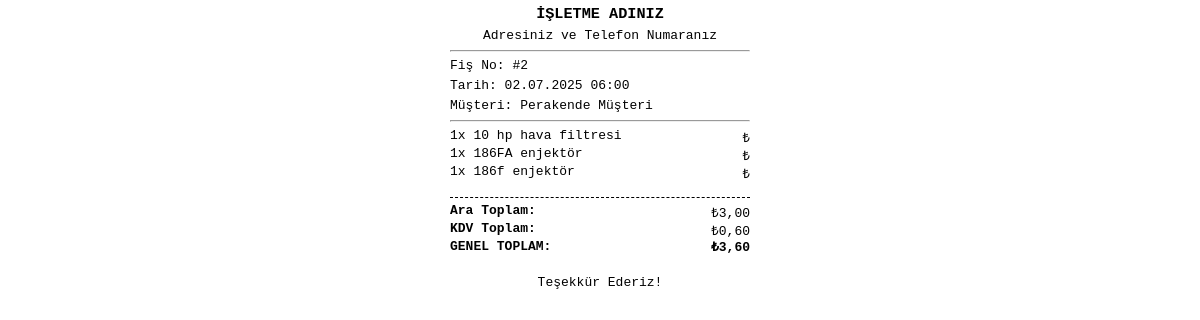
Screenshot of /sales/receipt/2/ (signed in) with the database file from the repository.
### sales/models.py (models this page shows, shortened)
class Sale(models.Model):
    STATUS_CHOICES = [('DRAFT', 'Taslak'), ('COMPLETED', 'Tamamlandı'), ('CANCELLED', 'İptal Edildi')]
    PAYMENT_METHOD_CHOICES = [('CASH', 'Nakit'), ('CREDIT_CARD', 'Kredi Kartı'), ('BANK_TRANSFER', 'Havale/EFT')]
    sale_date = models.DateTimeField(default=timezone.now, verbose_name="Satış Tarihi")
    customer = models.ForeignKey('customers.Customer', on_delete=models.PROTECT, verbose_name="Müşteri")
    salesperson = models.ForeignKey(User, on_delete=models.SET_NULL, null=True, blank=True, verbose_name="Satışı Yapan Personel")
    status = models.CharField(max_length=10, choices=STATUS_CHOICES, default='DRAFT', verbose_name="Durum")
    payment_method = models.CharField(max_length=20, choices=PAYMENT_METHOD_CHOICES, blank=True, null=True, verbose_name="Ödeme Yöntemi")
    notes = models.TextField(blank=True, null=True, verbose_name="Notlar")
    subtotal = models.DecimalField(max_digits=12, decimal_places=2, default=0, verbose_name="Ara Toplam")
    vat_total = models.DecimalField(max_digits=12, decimal_places=2, default=0, verbose_name="KDV Toplamı")
    grand_total = models.DecimalField(max_digits=12, decimal_places=2, default=0, verbose_name="Genel Toplam")
    created_at = models.DateTimeField(auto_now_add=True)
    updated_at = models.DateTimeField(auto_now=True)
    class Meta:
        verbose_name = "Satış"; verbose_name_plural = "Satışlar"; ordering = ['-sale_date']

class SaleItem(models.Model):
    sale = models.ForeignKey(Sale, on_delete=models.CASCADE, related_name='items', verbose_name="Satış")
    product = models.ForeignKey('inventory.Product', on_delete=models.PROTECT, verbose_name="Ürün")
    quantity = models.PositiveIntegerField(default=1, verbose_name="Miktar")
    unit_price = models.DecimalField(max_digits=10, decimal_places=2, verbose_name="Birim Fiyat (Satış Anı)")
    vat_rate = models.DecimalField(max_digits=5, decimal_places=2, verbose_name="Vergi Oranı (Satış Anı)")

### customers/models.py (models this page shows, shortened)
class Customer(models.Model):
    class CustomerType(models.TextChoices):
        INDIVIDUAL = 'INDIVIDUAL', _('Bireysel')
        CORPORATE = 'CORPORATE', _('Kurumsal')
    customer_type = models.CharField(
        max_length=10,
        choices=CustomerType.choices,
        default=CustomerType.INDIVIDUAL,
        verbose_name=_('Müşteri Tipi')
    )
    first_name = models.CharField(max_length=100, blank=True, verbose_name="Adı")
    last_name = models.CharField(max_length=100, blank=True, verbose_name="Soyadı")
    tckn = models.CharField(
        max_length=11,
        blank=True,
        verbose_name="T.C. Kimlik Numarası",
        help_text="Bireysel müşteriler için 11 haneli T.C. Kimlik Numarası."
    )
    company_name = models.CharField(max_length=200, blank=True, verbose_name="Firma Ticari Ünvanı")
    tax_office = models.CharField(max_length=100, blank=True, verbose_name="Vergi Dairesi")
    tax_number = models.CharField(
        max_length=10,
        blank=True,
        verbose_name="Vergi Kimlik Numarası (VKN)",
        help_text="Kurumsal müşteriler için 10 haneli Vergi Numarası."
    )
    contact_person = models.CharField(max_length=150, blank=True, verbose_name="Yetkili Kişi (Kurumsal için)")
    email = models.EmailField(max_length=254, blank=True)
    phone_number = models.CharField(max_length=20, blank=True, verbose_name="Telefon Numarası")
    address = models.TextField(blank=True, verbose_name="Adres")
    notes = models.TextField(blank=True, verbose_name="Müşteri Hakkında Notlar")
    is_active = models.BooleanField(default=True, verbose_name="Aktif mi?")
    created_at = models.DateTimeField(auto_now_add=True, verbose_name="Oluşturulma Tarihi")
    updated_at = models.DateTimeField(auto_now=True, verbose_name="Güncellenme Tarihi")
    class Meta:
        verbose_name = "Müşteri"
        verbose_name_plural = "Müşteriler"
        ordering = ['-created_at']
        indexes = [
            models.Index(fields=['first_name', 'last_name']),
            models.Index(fields=['company_name']),
        ]
    def __str__(self):
        if self.customer_type == 'INDIVIDUAL':
            return f"{self.first_name} {self.last_name}".strip()
        return self.company_name.strip()
    def get_full_name(self):
        return self.__str__()
    class Meta:
        verbose_name = _('Müşteri')
        verbose_name_plural = _('Müşteriler')

### inventory/models.py (models this page shows, shortened)
class Product(models.Model):
    UNIT_CHOICES = [('adet', 'Adet'), ('takim', 'Takım'), ('metre', 'Metre'), ('kg', 'Kilogram'), ('litre', 'Litre')]
    name = models.CharField(max_length=255, verbose_name="Ürün Adı")
    slug = models.SlugField(max_length=280, unique=True, blank=True)
    category = models.ForeignKey(Category, on_delete=models.SET_NULL, null=True, blank=True, verbose_name="Kategori", related_name="products")
    brand = models.ForeignKey(Brand, on_delete=models.SET_NULL, null=True, blank=True, verbose_name="Marka", related_name="products")
    supplier = models.ForeignKey(Supplier, on_delete=models.SET_NULL, null=True, blank=True, verbose_name="Tedarikçi", related_name="products")
    shelf = models.ForeignKey(Shelf, on_delete=models.SET_NULL, null=True, blank=True, verbose_name="Raf", related_name="products")
    product_code = models.CharField(max_length=100, unique=True, blank=True, null=True, verbose_name="Ürün Kodu (SKU)")
    barcode_data = models.CharField(max_length=100, unique=True, blank=True, null=True, verbose_name="Barkod Verisi")
    barcode_image = models.ImageField(upload_to='barcodes/', blank=True, null=True, verbose_name="Barkod Resmi")
    description = models.TextField(blank=True, null=True, verbose_name="Açıklama")
    image = models.ImageField(upload_to='product_images/', blank=True, null=True, verbose_name="Ürün Resmi")
    model_compatibility = models.CharField(max_length=255, blank=True, null=True, verbose_name="Model Uyumluluğu")
    purchase_price = models.DecimalField(max_digits=10, decimal_places=2, null=True, blank=True, verbose_name="Alış Fiyatı")
    selling_price = models.DecimalField(max_digits=10, decimal_places=2, verbose_name="Satış Fiyatı")
    vat_rate = models.ForeignKey(
        'sales.TaxRate',
        on_delete=models.PROTECT,
        null=True, blank=True,
        verbose_name="Uygulanacak Vergi Oranı"
    )
    quantity = models.IntegerField(default=0, verbose_name="Mevcut Stok Miktarı")
    min_stock_level = models.PositiveIntegerField(default=5, verbose_name="Minimum Stok Seviyesi")
    unit = models.CharField(max_length=10, choices=UNIT_CHOICES, default='adet', verbose_name="Birim")
    is_active = models.BooleanField(default=True, verbose_name="Aktif mi?")
    created_at = models.DateTimeField(auto_now_add=True)
    updated_at = models.DateTimeField(auto_now=True)
    objects = models.Manager()
    active_objects = ActiveProductManager()
    class Meta:
        verbose_name = "Ürün"
        verbose_name_plural = "Ürünler"
        ordering = ['name']

### sales/views.py (the view)
# urls.py: path('receipt/<int:sale_id>/', views.sale_receipt_view, name='sale_receipt'),
@login_required
def sale_receipt_view(request, sale_id):
    sale = get_object_or_404(Sale, pk=sale_id)
    return render(request, 'sales/sale_receipt.html', {'sale': sale})

### gem/sales/templates/sales/sale_receipt.html (shortened to what this page needs)
<!DOCTYPE html>
<html lang="tr">
<head>
</head>
<body onload="window.print();">
    <div class="text-center">
        <h3>İŞLETME ADINIZ</h3>
        <p>Adresiniz ve Telefon Numaranız</p>
    </div>
    <hr>
    <p>Fiş No: #{{ sale.id }}</p>
    <p>Tarih: {{ sale.created_at|date:"d.m.Y H:i" }}</p>
    <p>Müşteri: {{ sale.customer.get_full_name }}</p>
    <hr>
    {% for item in sale.items.all %}
        <div class="item">
            <span>{{ item.quantity }}x {{ item.product.name|truncatechars:20 }}</span>
            <span>₺{{ item.get_total_price|floatformat:2 }}</span>
        </div>
    {% endfor %}
    <div class="totals">
        <div class="item"><strong>Ara Toplam:</strong><span>₺{{ sale.subtotal|floatformat:2 }}</span></div>
        <div class="item"><strong>KDV Toplam:</strong><span>₺{{ sale.vat_total|floatformat:2 }}</span></div>
        <div class="item"><strong>GENEL TOPLAM:</strong><strong>₺{{ sale.grand_total|floatformat:2 }}</strong></div>
    </div>
    <div class="text-center" style="margin-top: 20px;">
        <p>Teşekkür Ederiz!</p>
    </div>
</body>
</html>

### gem/sales/templates/sales/sale_receipt.html (style rules this page uses)
body { font-family: monospace; width: 300px; margin: 0 auto; }
.item { display: flex; justify-content: space-between; }
.totals { margin-top: 15px; border-top: 1px dashed black; padding-top: 5px; }
h3, p { margin: 5px 0; }
.text-center { text-align: center; }

### rows the page displays
Sale: id "2", created_at "02.07.2025 06:00", customer.get_full_name "Perakende Müşteri", subtotal "3,00", vat_total "0,60", grand_total "3,60"
SaleItem: quantity "1", product.name "10 hp hava filtresi"
SaleItem: quantity "1", product.name "186FA enjektör"
SaleItem: quantity "1", product.name "186f enjektör"
